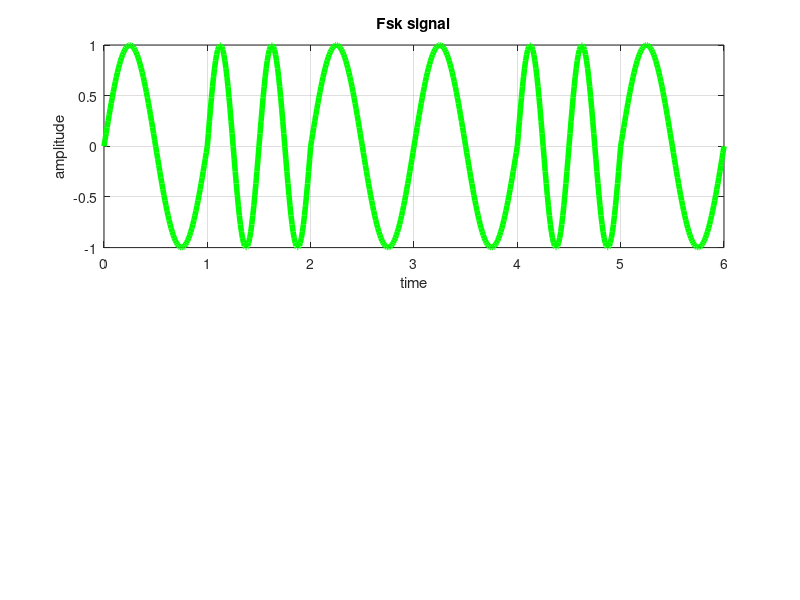

Here is the MATLAB script that generated this plot:
clear all;
close all;
f1=2;
f2=1;
fs=100;
t=0:1/fs:1;
bit=[ 1 0 1 1 0 1];
time=[];
fsk_signal=[];
for i=1:1:length(bit)
    fsk_signal=[fsk_signal (bit(i)==0)*sin(2*pi*f1*t)+(bit(i)==1)*sin(2*pi*f2*t)];
    time=[time t];
    t=t+1;
end
subplot(2,1,1)
plot(time,fsk_signal,'g','linewidth',4);
axis([0 time(end) -1 1]);
xlabel('time');
ylabel('amplitude');
title('Fsk signal');
grid on;

